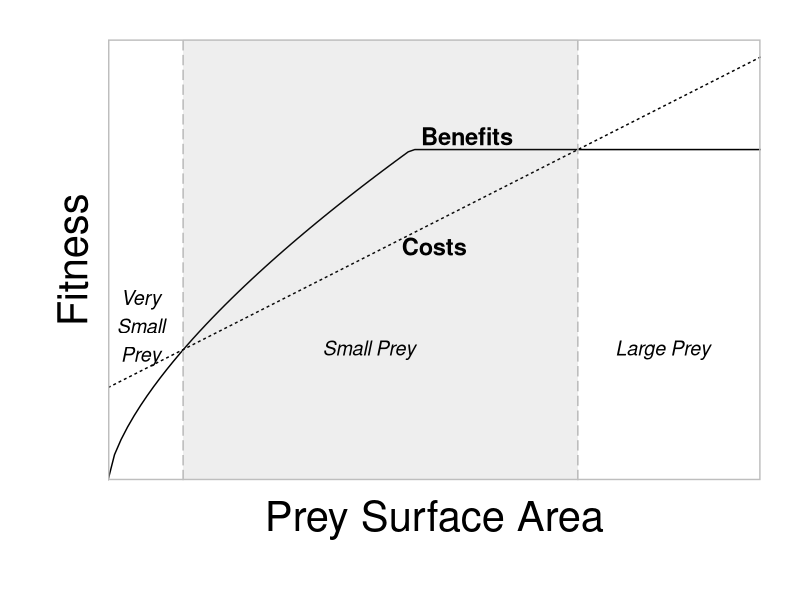

Here is the R script that generated this plot:
# TODO: Add comment
# 
# Author: user
###############################################################################

# good website with dets how to draw functions with ggplot
#https://kohske.wordpress.com/2010/12/25/draw-function-without-data-in-ggplot2/

library(ggplot2)
library(grid)

mytheme <-theme_bw(base_size=30)  + theme(legend.position="none", plot.title = element_text(vjust=2), panel.margin= unit(0.75, "lines"), 
		axis.title.y = element_text(vjust=0), plot.margin=unit(c(1,1,1.5,1.2),"cm"),  axis.ticks = element_blank(), 
		panel.grid.major = element_blank(), panel.grid.minor = element_blank(), axis.text.y = element_blank(), axis.text.x = element_blank(),
		panel.border = element_rect(fill = NA, colour = "grey", linetype=1, size = 1)) +  theme(strip.background = element_rect(fill = 'white'))


## good constants chosen to illistrate my point!

A = 0.75
CostZero = 0.21
CostFun = function(x)(x * A) + CostZero

BenConst = 1.25
FdLmt = 0.75
LmInput = (FdLmt/BenConst) ^ (3/2)

BenFun = function(x)ifelse(x > LmInput, ((LmInput ^ (2/3)) * BenConst), ((x ^ (2/3)) * BenConst))
	
pdf("RuthEcuador2013/BoxFeedingTrials/Graphs/ModelGraph.pdf", width =10, height =10, unit)

ggplot(data.frame(x=c(0, 1)), aes(x)) + stat_function(fun=CostFun, aes(linetype = "Cost")) + stat_function(fun = BenFun, aes(linetype = "Benefit")) +
		xlab("Prey Surface Area") + ylab("Fitness") + geom_vline(xintercept = 0.72, linetype = 5, colour = "grey") + 
		geom_vline(xintercept = 0.115, linetype = 5, colour = "grey") + mytheme  + annotate("rect", xmin = 0.115, xmax= 0.72, ymin = 0, ymax = 1, alpha = 0.1) +
		scale_x_continuous(expand = c(0, 0)) + scale_y_continuous(expand = c(0, 0)) + annotate("text", x = 0.5, y = 0.53, label = "Costs", fontface = "bold", size = 6) + 
		annotate("text", x = 0.05, y = 0.35, label = "Very\nSmall\nPrey", size = 5, fontface= 'italic') + 
		annotate("text", x = 0.4, y = 0.3, label = "Small Prey", size = 5, fontface= 'italic') +
		annotate("text", x = 0.85, y = 0.3, label = "Large Prey", size = 5, fontface= 'italic') +
		annotate("text", x = 0.55, y = 0.78, label = "Benefits", fontface = "bold", size = 6)
		
#+ annotate("text", x = 0.115, y = 0.03, label = "PS min", size = 3.5 ) + annotate("text", x = 0.72, y = 0.03, label = "PS max", size = 3.5)
dev.off()
